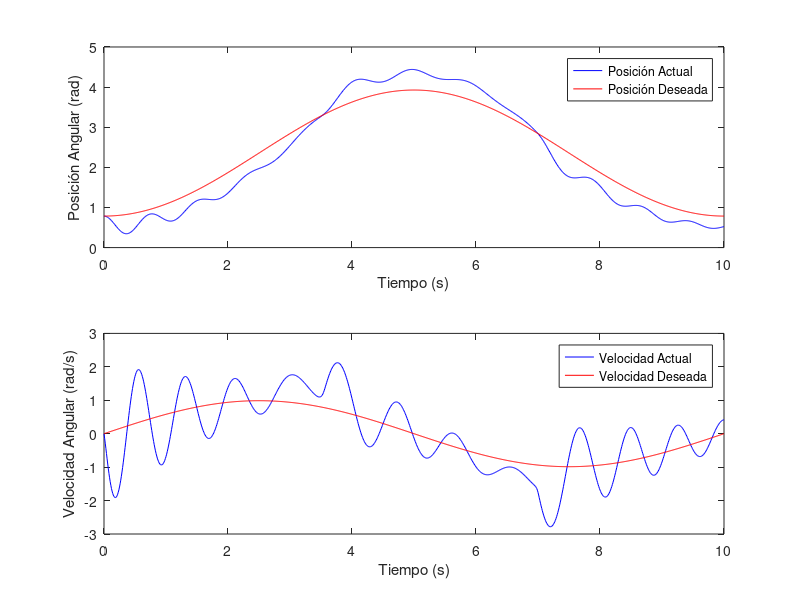

MATLAB code for this plot:
clc
clear all
close all 


% % Parámetros del péndulo
% m = 1; % masa del péndulo
% l = 1; % longitud del péndulo
% g = 9.81; % aceleración debida a la gravedad
% 
% % Parámetros del controlador PID
% Kp = 10; % ganancia proporcional
% Ki = 5; % ganancia integral
% Kd = 2; % ganancia derivativa
% 
% % Condiciones iniciales del péndulo
% theta0 = pi/4; % ángulo inicial
% theta_dot0 = 0; % velocidad angular inicial
% 
% % Tiempo de simulación
% t_end = 10; % tiempo final
% dt = 0.01; % paso de tiempo
% t = 0:dt:t_end; % vector de tiempo
% 
% % Trayectoria deseada en theta y su velocidad
% theta_d = theta0 + (pi/2)*(1-cos((2*pi/t_end)*t)); % función sinusoidal
% theta_dot_d = (pi^2/t_end)*sin((2*pi/t_end)*t); % derivada de la función sinusoidal
% 
% % Inicialización de vectores de estado y controlador
% theta = zeros(size(t));
% theta_dot = zeros(size(t));
% theta(1) = theta0;
% theta_dot(1) = theta_dot0;
% u = zeros(size(t));
% 
% ierror = 0;
% 
% % Bucle de simulación
% for i = 2:length(t)
%     % Cálculo del error de posición y velocidad
%     error = theta_d(i-1) - theta(i-1);
%     error_dot = theta_dot_d(i-1) - theta_dot(i-1);
%     ierror = ierror + error *dt; 
%     
%     % Cálculo del controlador PID
%     u(i) = Kp*error + Ki*ierror + Kd*(error_dot/dt);
%     
%     % Cálculo de la aceleración angular
%     theta_dotdot = (-g/l)*sin(theta(i-1)) + (u(i)/(m*l^2));
%     
%     % Cálculo de la velocidad angular y posición angular utilizando el método de integración de Euler
%     theta_dot(i) = theta_dot(i-1) + theta_dotdot*dt;
%     theta(i) = theta(i-1) + theta_dot(i)*dt;
% end
% 
% % Gráfica de la posición angular, velocidad angular, posición deseada y velocidad deseada
% subplot(2,1,1)
% plot(t,theta,'b',t,theta_d,'r')
% ylabel('Posición Angular (rad)')
% xlabel('Tiempo (s)')
% legend('Posición Actual','Posición Deseada')
% subplot(2,1,2)
% plot(t,theta_dot,'b',t,theta_dot_d,'r')
% ylabel('Velocidad Angular (rad/s)')
% xlabel('Tiempo (s)')
% legend('Velocidad Actual','Velocidad Deseada')
% 
% 


% % Parámetros del péndulo
% m = 1; % masa del péndulo
% l = 1; % longitud del péndulo
% g = 9.81; % aceleración debida a la gravedad
% 
% % Parámetros del controlador
% K = 26; % ganancia del modo deslizante
% lambda = 16; % constante del modo deslizante
% 
% % Condiciones iniciales del péndulo
% theta0 = pi/4; % ángulo inicial
% theta_dot0 = 0; % velocidad angular inicial
% 
% % Tiempo de simulación
% t_end = 10; % tiempo final
% dt = 0.01; % paso de tiempo
% t = 0:dt:t_end; % vector de tiempo
% 
% % Trayectoria deseada en theta y su velocidad
% theta_d = theta0 + (pi/2)*(1-cos((2*pi/t_end)*t)); % función sinusoidal
% theta_dot_d = (pi^2/t_end)*sin((2*pi/t_end)*t); % derivada de la función sinusoidal
% 
% % Inicialización de vectores de estado y controlador
% theta = zeros(size(t));
% theta_dot = zeros(size(t));
% theta(1) = theta0;
% theta_dot(1) = theta_dot0;
% s = zeros(size(t));
% u = zeros(size(t));
% u_bar = zeros(size(t));
% 
% % Bucle de simulación
% for i = 2:length(t)
%     % Cálculo del error de posición y velocidad
%     error = theta(i-1) - theta_d(i-1);
%     error_dot = theta_dot(i-1) - theta_dot_d(i-1);
%     
%     % Cálculo del modo deslizante
%     s(i) = error_dot + lambda*error;
%     
%     % Cálculo de la ley de control
%     u_bar(i) = -lambda*error_dot - K* sign(s(i));
%     u(i) = (1/m*l^2)*(u_bar(i) - m*g*l*sin(theta(i-1)));
%     
%     % Cálculo de la aceleración angular
%     theta_dotdot = (-g/l)*sin(theta(i-1)) + u(i);
%     
%     % Cálculo de la velocidad angular y posición angular utilizando el método de integración de Euler
%     theta_dot(i) = theta_dot(i-1) + theta_dotdot*dt;
%     theta(i) = theta(i-1) + theta_dot(i)*dt;
% end
% 
% % Gráfica de la posición angular, velocidad angular, posición deseada y velocidad deseada
% subplot(2,1,1)
% plot(t,theta,'b',t,theta_d,'r')
% ylabel('Posición Angular (rad)')
% xlabel('Tiempo (s)')
% legend('Posición Actual','Posición Deseada')
% subplot(2,1,2)
% plot(t,theta_dot,'b',t,theta_dot_d,'r')
% ylabel('Velocidad Angular (rad/s)')
% xlabel('Tiempo (s)')
% legend('Velocidad Actual','Velocidad Deseada')


% Parámetros del péndulo
m = 1; % masa del péndulo
l = 1; % longitud del péndulo
g = 9.81; % aceleración debida a la gravedad

% Parámetros del controlador
k1 = 55; % ganancia del primer nivel del backstepping
k2 = 4; % ganancia del segundo nivel del backstepping

% Condiciones iniciales del péndulo
theta0 = pi/4; % ángulo inicial
theta_dot0 = 0; % velocidad angular inicial

% Tiempo de simulación
t_end = 10; % tiempo final
dt = 0.01; % paso de tiempo
t = 0:dt:t_end; % vector de tiempo

% Trayectoria deseada en theta y su velocidad
theta_d = theta0 + (pi/2)*(1-cos((2*pi/t_end)*t)); % función sinusoidal
theta_dot_d = (pi^2/t_end)*sin((2*pi/t_end)*t); % derivada de la función sinusoidal

% Inicialización de vectores de estado y controlador
theta = zeros(size(t));
theta_dot = zeros(size(t));
theta(1) = theta0;
theta_dot(1) = theta_dot0;
v1 = zeros(size(t));
v2 = zeros(size(t));
u = zeros(size(t));

% Bucle de simulación
for i = 2:length(t)
    % Cálculo del error de posición y velocidad
    error = theta(i-1) - theta_d(i-1);
    error_dot = theta_dot(i-1) - theta_dot_d(i-1);
    
    % Cálculo del primer nivel del backstepping
    v1(i) = - error_dot - k1*error;
    
    % Cálculo del segundo nivel del backstepping
    v2(i) = v1(i) - k2*tanh(v1(i));
    
    % Cálculo de la entrada de control
    u(i) = (1/m*l^2)*(-m*g*l*sin(theta(i-1)) + v2(i));
    
    % Cálculo de la aceleración angular
    theta_dotdot = (-g/l)*sin(theta(i-1)) + u(i);
    
    % Cálculo de la velocidad angular y posición angular utilizando el método de integración de Euler
    theta_dot(i) = theta_dot(i-1) + theta_dotdot*dt;
    theta(i) = theta(i-1) + theta_dot(i)*dt;
end

% Gráfica de la posición angular, velocidad angular, posición deseada y velocidad deseada
subplot(2,1,1)
plot(t,theta,'b',t,theta_d,'r')
ylabel('Posición Angular (rad)')
xlabel('Tiempo (s)')
legend('Posición Actual','Posición Deseada')
subplot(2,1,2)
plot(t,theta_dot,'b',t,theta_dot_d,'r')
ylabel('Velocidad Angular (rad/s)')
xlabel('Tiempo (s)')
legend('Velocidad Actual','Velocidad Deseada')
